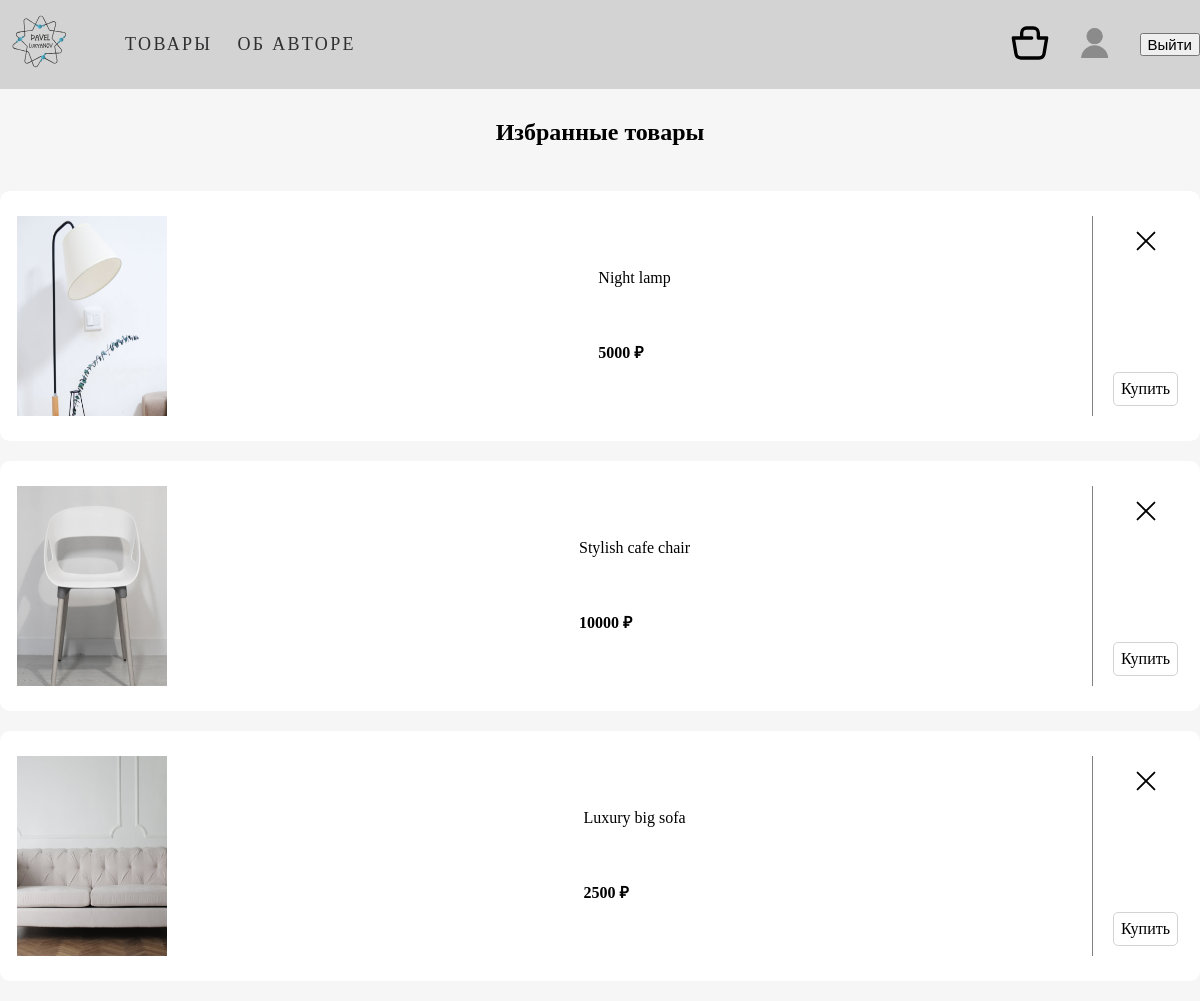
The app's page /favourites/ (signed in), older data.
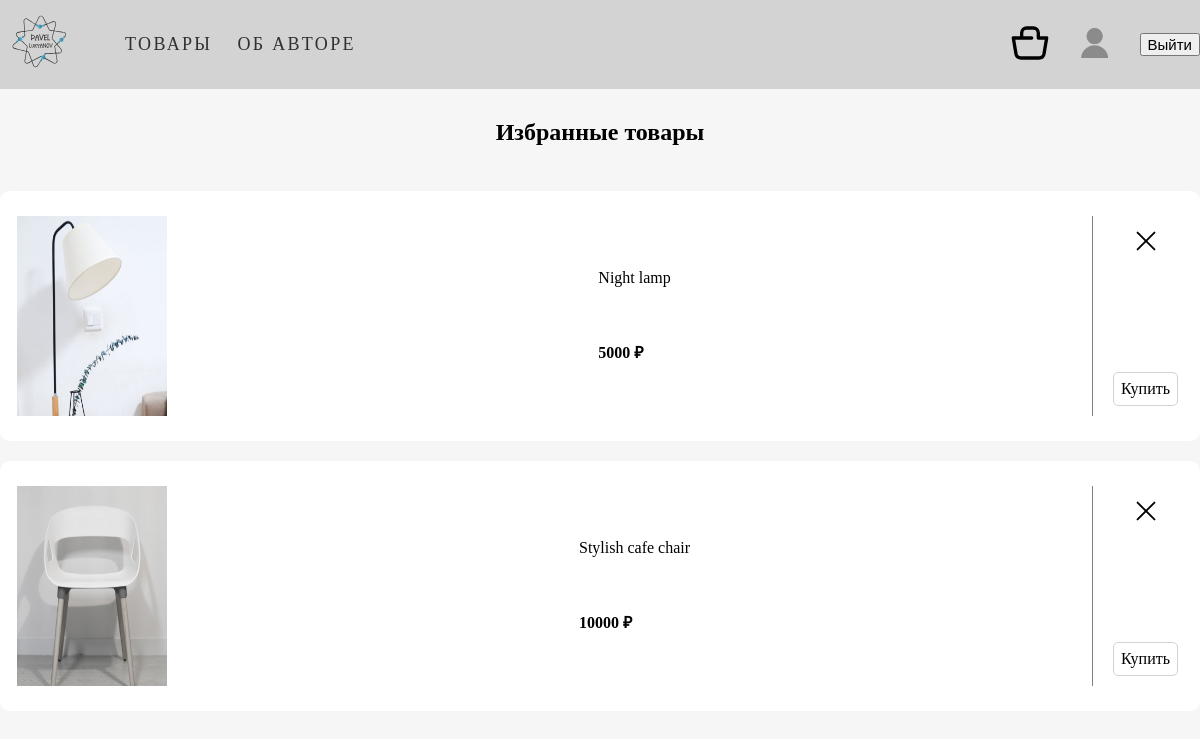
The same page, newer data.
### favourites/models.py (models this page shows, shortened)
class Favourite(models.Model):
    product = models.CharField(max_length=50, db_index=True, verbose_name='Наименование', null=True)
    slug = models.SlugField(max_length=100, db_index=True, null=True)
    description = models.TextField(max_length=350, verbose_name='Описание', null=True)
    width = models.CharField(max_length=10, verbose_name='Ширина (см)', null=True)
    height = models.CharField(max_length=10, verbose_name='Высота (см)', null=True)
    weight = models.CharField(max_length=10, verbose_name='Вес (кг)', null=True)
    img = models.ImageField(upload_to='main_page/images', verbose_name='Изображение', null=True)
    price = models.CharField(max_length=10, verbose_name='Цена', null=True)
    user = models.ForeignKey(User, on_delete=models.CASCADE, null=True)
    class Meta:
        ordering = ('product',)
        verbose_name = 'Избранное'
        verbose_name_plural = 'Избранное'

### favourites/views.py (the view)
# urls.py: path('', views.get_favourites_products, name='all_products'),
@login_required
def get_favourites_products(request):
    favourites_item = Favourite.objects.filter(user=request.user)
    return render(request, 'favourites/favourites.html', {'favourites_item': favourites_item})

### templates/favourites/favourites.html
{% extends 'main_page/base.html' %}
{% load static %}
{% block css %}
    <link rel="stylesheet" href="{% static 'css/favourites.css' %}">
{% endblock %}
{% block content %}
    <h2>Избранные товары</h2>
    <section class="favourites-content container">
        <div class="favourites-tape">
            {% for item in favourites_item %}
                <div class="product-card">
                    <a href="{{ item.get_absolute_url }}">
                        <img src="{{ item.img.url }}" height="200" width="150" alt="Товар">
                    </a>
                    <div class="product-description">
                        <p>{{ item.description }}</p>
                        <span><b>{{ item.price }} ₽</b></span>
                    </div>
                    <div class="interaction-item">
                        <a class="remove-prod" href="{% url 'favourites:remove_item' item.id %}">
                            <img src="{% static 'favourites/remove-icon.svg' %}" height="30" width="30"
                                 alt="Удалить избранное">
                        </a>
                        <a class="buy-prod" href="{% url 'cart:add_item' item.id %}">Купить</a>
                    </div>
                </div>
            {% endfor %}
        </div>
    </section>
{% endblock %}

Row changes from the older to the newer data that the page shows:
removed Favourite: img (picture), description "Luxury big sofa", price "2500"
